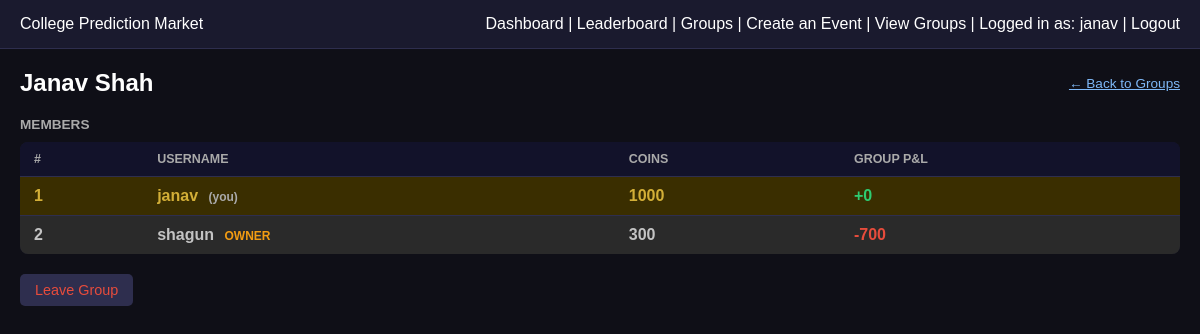
/groups/2 (signed in), run on the app's committed database.
### models.py (models this page shows)
class User(db.Model):
    __tablename__ = "users"
    id = db.Column(db.Integer, primary_key = True)
    username = db.Column(db.String(50), unique = True, nullable = False)
    password_hash = db.Column(db.String(50), nullable = False)
    coins = db.Column(db.Integer, default = 1000)
    created_at = db.Column(db.DateTime, default = datetime.utcnow)
    is_admin = db.Column(db.Boolean, default = False)
    roll_number = db.Column(db.String(20), unique = True, nullable = False)

class Group(db.Model):
    __tablename__ = "groups"
    id = db.Column(db.Integer, primary_key=True)
    name = db.Column(db.String(100), unique=True, nullable = False)
    owner_id = db.Column(db.Integer, db.ForeignKey("users.id"), nullable=False)
    created_at = db.Column(db.DateTime, default = datetime.utcnow)

### routes/groups.py (the view)
@groups_bp.route("/groups/<int:group_id>")
def group_detail(group_id):
    if "user_id" not in session:
        return redirect(url_for("auth.login"))
    user = db.session.get(User, session["user_id"])
    group = db.session.get(Group, group_id)
    if not group:
        return redirect(url_for("groups.groups"))
    ctx = _get_group_detail_context(group, user)
    if not ctx["membership"] and not user.is_admin:
        return redirect(url_for("groups.groups"))
    return render_template("group_detail.html", **ctx)

### templates/group_detail.html (shortened to what this page needs)
{% extends "base.html" %}
{% block content %}
<div style="display: flex; justify-content: space-between; align-items: center; margin-bottom: 20px;">
    <h2 style="color: #ffffff; margin: 0;">{{ group.name }}</h2>
    <a href="{{ url_for('groups.groups') }}" style="font-size: 0.85rem;">← Back to Groups</a>
</div>
<h3 style="color: #aaa; font-size: 0.85rem; text-transform: uppercase; margin-bottom: 10px;">Members</h3>
<table>
    <thead>
        <tr>
            <th>#</th>
            <th>Username</th>
            <th>Coins</th>
            <th>Group P&L</th>
        </tr>
    </thead>
    <tbody>
        {% for m in member_data %}
        <tr
            class="{{ 'gold' if loop.index0 == 0 else 'silver' if loop.index0 == 1 else 'bronze' if loop.index0 == 2 else '' }}">
            <td>{{ loop.index }}</td>
            <td>
                {{ m.user.username }}
                {% if m.is_owner %}<span style="color: #f39c12; font-size: 0.75rem; margin-left: 6px;">OWNER</span>{%
                endif %}
                {% if m.user.id == current_user.id %}<span
                    style="color: #aaa; font-size: 0.75rem; margin-left: 6px;">(you)</span>{% endif %}
            </td>
            <td>{{ m.coins }}</td>
            <td class="{{ 'win' if m.pnl >= 0 else 'loss' }}">{{ '+' if m.pnl >= 0 }}{{ m.pnl }}</td>
        </tr>
        {% endfor %}
    </tbody>
</table>
{% if membership and membership.status == 'member' %}
<div style="margin-top: 20px;">
    <form method="POST" action="{{ url_for('groups.leave_group', group_id=group.id) }}"
        onsubmit="return confirm('Leave this group?')">
        <button type="submit" style="background: #2e2e4e; color: #e74c3c;">Leave Group</button>
    </form>
</div>
{% endif %}
{% endblock %}

### templates/base.html (shortened to what this page needs)
<!DOCTYPE html>
<html>
<head>
    <link rel="stylesheet" href="{{url_for('static', filename='css/style.css')}}" </head>
<body>
    <div class="navbar">
        <div style="display: flex; justify-content: space-between; align-items: center;">
            College Prediction Market
            {%if current_user%}
            <div>
                <a href="{{ url_for('betting.dashboard') }}" style="color: white;">Dashboard</a> |
                <a href="{{ url_for('betting.leaderboard') }}" style="color: white;">Leaderboard</a> |
                <a href="{{ url_for('groups.groups') }}" style="color: white;">Groups</a> |
                {%if current_user.is_admin%}
                <a href="{{url_for('admin.create_event')}}" style="color: white;">Create an Event</a> |
                <a href="{{url_for('admin.admin_groups')}}" style="color: white;">View Groups</a> |
                {%else%}
                Coins: {{current_user.coins}} |
                <a href="{{url_for('auth.profile')}}" style="color: white;">Profile</a> |
                {%endif%}
                Logged in as: {{current_user.username}} |
                <a href="{{url_for('auth.logout')}}" style="color: white;">Logout</a>
            </div>
            {%endif%}
        </div>
    </div>
    <div class="container">
        {% block content %}{% endblock %}
    </div>
</body>
</html>

### static/css/style.css (style rules this page uses)
body { font-family: Arial; background: #0f0f17; color: #e0e0e0; margin: 0; }
a { color: #7eb8f7; }
.navbar { background: #1a1a2e; color: white; padding: 15px 20px; border-bottom: 1px solid #2e2e4e; }
.navbar a { color: #ccc; text-decoration: none; }
.container { padding: 20px; }
button { padding: 8px 15px; margin-right: 10px; cursor: pointer; border: none; border-radius: 5px; background: #2e2e4e; color: #e0e0e0; font-size: 0.9rem; }
table { width: 100%; border-collapse: collapse; background: #1a1a2e; border-radius: 8px; overflow: hidden; }
th, td { padding: 10px 14px; border-bottom: 1px solid #2e2e4e; text-align: left; }
th { background: #12122a; color: #aaa; font-size: 0.78rem; text-transform: uppercase; }
tr:last-child td { border-bottom: none; }
.gold { background: #3a2e00; color: #d3af37; font-weight: bold; }
.silver { background: #2a2a2a; color: #c4c4c4; font-weight: bold; }
.win { color: #2ecc71; }
.loss { color: #e74c3c; }

### data on the page
User: username "janav", user.username "janav", shows "(you)", coins "1000", pnl "+", pnl "0"
Group: name "Janav Shah"
User: user.username "shagun", shows "OWNER", coins "300", pnl "-700"
